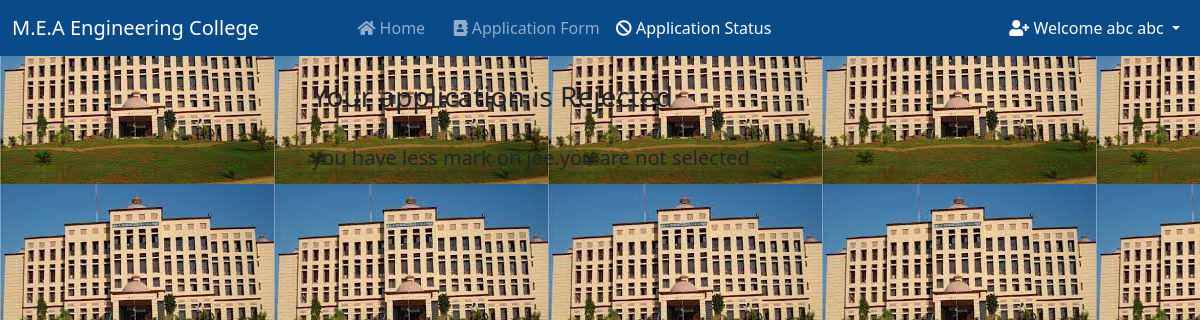
The page /status/ (signed in) on the database its author committed.
### college/models.py (models this page shows, shortened)
class Application(models.Model):
    COURSES = (
    ('Computer Science Engineering', 'Computer Science Engineering'),
    ('Information Technology Engineering', 'Information Technology Engineering'),
    ('Electronics and Telecommunication Engineering', 'Electronics and Telecommunication Engineering'),
    ('Electronics Engineering', 'Electronics Engineering'),
    )
    STATUS = (
        ('Approved', 'Approved'),
        ('Pending', 'Pending'),
        ('Rejected', 'Rejected'),
    )
    user = models.OneToOneField(User, on_delete=models.CASCADE, blank=True, null=True)
    course = models.CharField(max_length=100, choices= COURSES)
    name = models.CharField(max_length=200)
    email = models.CharField(max_length=200)
    phone_no = models.CharField(max_length=200)
    address = models.TextField(max_length=200)
    student_profile = models.ImageField(upload_to="images")
    ssc_percentage = models.DecimalField(max_digits=4, decimal_places=2, null=True)
    ssc_marksheet = models.ImageField(upload_to="images", null=True)
    ssc_passing_certificate = models.ImageField(upload_to="images", null=True)
    ssc_leaving_certificate = models.ImageField(upload_to="images", null=True)
    hsc_percentage = models.DecimalField(max_digits=4, decimal_places=2, null=True)
    hsc_marksheet = models.ImageField(upload_to="images", null=True)
    hsc_passing_certificate = models.ImageField(upload_to="images", null=True)
    hsc_leaving_certificate = models.ImageField(upload_to="images", null=True)
    cet_percentile = models.DecimalField(max_digits=5, decimal_places=3, null=True)
    cet_scorecard = models.ImageField(upload_to="images", null=True)
    jee_percentile = models.DecimalField(max_digits=5, decimal_places=3, null=True)
    jee_scorecard = models.ImageField(upload_to="images", null=True)
    Application_Status = models.TextField(max_length=100, choices=STATUS, default="Pending")
    message = models.TextField(max_length=100, default="", null=True, blank=True)

### college/views.py (the view)
# urls.py: path("status/", views.status, name="status"),
def status(request):
    if not request.user.is_authenticated:
        return redirect("/login")
    application = Application.objects.get(user=request.user)
    return render(request, "status.html", {'application':application})

### college/templates/status.html (shortened to what this page needs)
{% extends 'basic.html' %}
{% block status %} active {% endblock %}
{% block body %}
<div class="container w-50 mt-4 shadow">
    <h3>Your application is {{application.Application_Status}}</h3>
    <br>
    <h5>{{application.message}}</h5>
</div>
{% endblock %}

### college/templates/basic.html (shortened to what this page needs)
{% load static %}
<!doctype html>
<html lang="en">
  <head>
    <link href="https://cdn.jsdelivr.net/npm/bootstrap@5.0.2/dist/css/bootstrap.min.css" rel="stylesheet">
    <link rel="stylesheet" href="https://cdnjs.cloudflare.com/ajax/libs/font-awesome/5.15.3/css/all.min.css">
  </head>
  <body style="background: rgb(120, 187, 255);">
    <nav class="navbar navbar-expand-lg navbar-dark">
        <div class="container-fluid">
          <a class="navbar-brand" href="#">M.E.A Engineering College </a>
          <div class="container w-75">
          <div class="collapse navbar-collapse" id="navbarSupportedContent">
            <ul class="navbar-nav me-auto mb-lg-0">
              <li class="nav-item">
                <a class="nav-link {% block home %} {% endblock %}" aria-current="page" href="/"><i class="fa fa-home"></i> Home</a>
              </li>
              {% if user.is_authenticated %}
              <li class="nav-item">
                <a class="nav-link {% block application_form %} {% endblock %}" href="/application_form/"><i class="fa fa-address-book"></i> Application Form </a>
              </li>
              <li class="nav-item">
                <a class="nav-link {% block status %} {% endblock %}" href="/status/"><i class="fa fa-ban"></i> Application Status</a>
              </li>
            </ul>
          </div>
          </div>
          <div class="collapse navbar-collapse" id="navbarNavDarkDropdown">
            <ul class="navbar-nav">
              <li class="nav-item dropdown">
                <a class="nav-link active dropdown-toggle" href="#" id="navbarDarkDropdownMenuLink" role="button" data-bs-toggle="dropdown" aria-expanded="false">
                <i class="fa fa-user-plus"></i>  Welcome {{request.user.get_full_name}}
                </a>
              </li>
            </ul>
          </div>
          {% endif %}
        </div>
      </nav>
    {% block body %}
    {% endblock %}
  </body>
</html>

### rows shown on the page
Application: Application_Status "Rejected", message "you have less mark on jee.you are not selected"

### other values the page prints
{{ request.user.get_full_name }} "abc abc"
